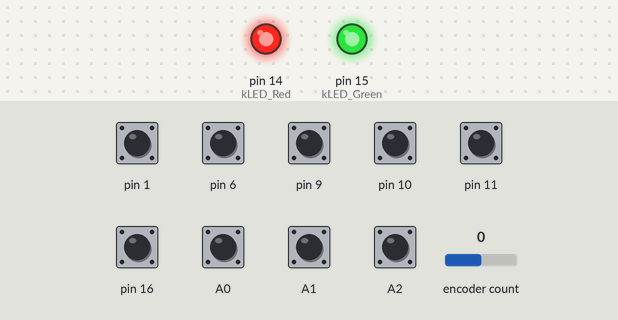
A sketch run on a simulated Arduino Leonardo, built with avr-gcc and run on an emulated ATmega32U4. Parts: output pins drawn as LEDs (lit = HIGH). The inputs (shaded band) are chosen by the test bench; at power-on: A0–2, pin 1, pin 6, pin 9–11, pin 16 HIGH, encoder count 0. USB keyboard and mouse output is not drawn.

Above: at 0.1 s.
At 1.4 s:
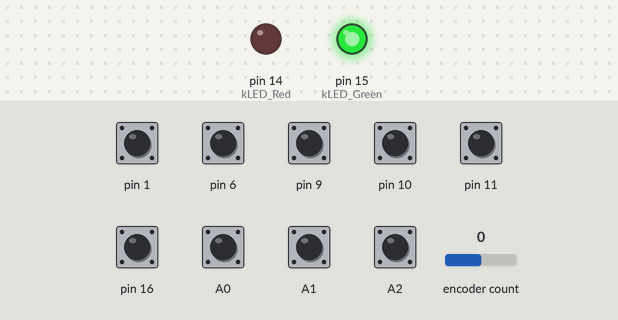
1.5 s: pin 16 pulled LOW for 0.15 s
At 1.57 s:
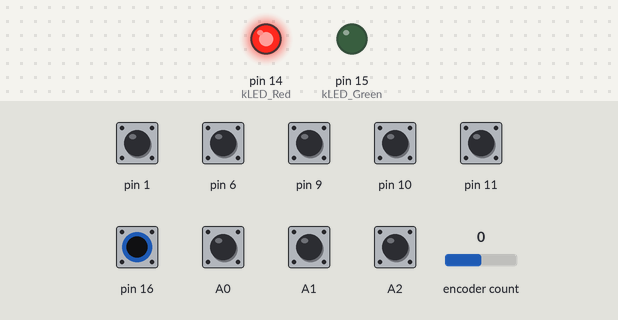
Timing chart, 0 to 4.5 s (numbered marks = the images above; inputs shaded):
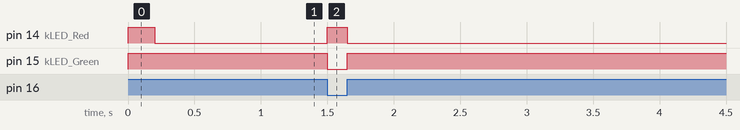

Measured:
- after the input at 1.5 s, pin 14 (kLED_Red): LOW → HIGH at once, → LOW 0.15 s later; pin 15 (kLED_Green): HIGH → LOW at once, → HIGH 0.15 s later

The sketch:

Scrollytroller.ino
```cpp
/*
 * Scrollytroller
 *    Scott Lawrence yorgle@gmail.com
 *
 * Scroll controler, made specifically for working as a controller for the PlayDate Pulp simulator
 *
 * crank handle sends mouse scroll events
 * buttons will send key presses
 */

/*
  v1.02 - 2022-01-24 - Added second keypress with 3s delay (for cmd-b, f)
  v1.01 - 2022-01-23 - Two modes - Joystick, KB+Mouse
  v1.00 - 2022-01-22 - Initial version - KB+Mouse
 */

////////////////////////////////////////////////

#include <Keyboard.h> // for keyboard output
#include <Mouse.h>    // for scroll wheel
#include <Encoder.h>  // this library https://www.pjrc.com/teensy/td_libs_Encoder.html
#include <Joystick.h> // https://github.com/MHeironimus/ArduinoJoystickLibrary


#include "LLButton.h" // my classes for handling button press and keyboard sending

////////////////////////////////////////////////
// pin config

/*
   Controller Layout:

                (GRN) (RED)

        UP         B   A     (CRANK)
    LEFT  RIGHT      C
       DOWN        E   D

  keyboard+mouse mode mapping:
   CRANK - Mouse Scroll wheel
   UP/DOWN/LEFT/RIGHT - keyboard cursor keys
   A - keyboard 's' key
   B - keyboard 'a' key
   C - (not used)
   D - Command-S (save)
   E - Command-B (toggle between Player and Editor)

  joystick mode mapping:
   D-Pad - x, y axes (axis 0, axis 1)
   Crank - z axis (0..360)
   A - Button 0
   B - Button 1
   C - Button 2
   D - Button 3

   GRN - green LED
   RED - red LED

   press the crank button and then A to switch to keyboard mode, or B to joystick mode


   SS Micro / Arduino Leonardo-clone (32u4) pinout

  rBT  D16                          A2   B-B
  GRN  D15                          A1   B-A
  RED  D14                          A0   RT
       RST                          D9   B-D
       5v                           D10  B-E
       GND                          D11  LT
           3V3  D3  D2  D1  D0  D6
                rB  rA  UP  B-C DN

 Note: on my device, D0 seems to be faulty. I could not use it for "Right dpad input" so i swapped it
       with button C, the center button on my controller.
 */

// rotary encoder controller
#define kRotaryA (2)
#define kRotaryB (3)
#define kRotaryButton (16)

// D-Pad
#define kPadUp (1)
#define kPadDown (6)
#define kPadLeft (11)
#define kPadRight (A0)

// Buttons
#define kButtonA  (A1)
#define kButtonB  (A2)
//#define kButtonC  (0) // skipped
#define kButtonD  (9)
#define kButtonE  (10)

#define kControlCount (8) // 4 dpad. 4 buttons

// LEDs
#define kLED_Red (14)
#define kLED_Green (15)

// settings
#undef kInvertEncoder

#define kTicksPerRevolution   (20 * 4)

int outputModeJoystick = 0;
int outputInhibit = 0;


////////////////////////////////////////////////
// objects

/// setup the encoder
#ifdef kInvertEncoder
Encoder myEnc(kRotaryB, kRotaryA);
#else
Encoder myEnc(kRotaryA, kRotaryB);
#endif


/// init button objects
LLButton rotButton( kRotaryButton );
LLButtonKeyboard *controls[ kControlCount ];

LLButtonJoystick * jcontrols[ 4 ];
LLButtonJoyButton * jbcontrols[ 4 ];


// joystick
Joystick_ Joystick(
    JOYSTICK_DEFAULT_REPORT_ID,
    JOYSTICK_TYPE_JOYSTICK, //JOYSTICK_TYPE_MULTI_AXIS,
  4, 0,                  // Button Count, Hat Switch Count
  true, true, true,     // X and Y, and Z Axis
  false, false, false,    //  Rx, Ry, or Rz
  false, false,           // rudder or throttle
  false, false, false);   // accelerator, brake, or steering


////////////////////////////////////////////////
// Arduino core functions

// setup
//  standard setup() call.  get everything going!
void setup() {
  /*
  Serial.begin( 115200 );
  while( !Serial );
  Serial.println( "Ready." );
  */

  Mouse.begin();
  Keyboard.begin();

  setup_Joystick();

  setup_Buttons();
  setup_LEDs();

}

// loop
//  poll all of our inputs, generating appropriate events and stuff
void loop() {
  poll_Encoder();
  if( !outputInhibit ) {
    poll_Buttons();
  }
}

////////////////////////////////////////////////
// Joystick
void setup_Joystick()
{
  Joystick.begin();
  Joystick.setXAxisRange(-1, 1);
  Joystick.setYAxisRange(-1, 1);
  Joystick.setZAxisRange(0, 360);

  Joystick.setButton(0, 0); // A
  Joystick.setButton(1, 0); // B
  Joystick.setButton(2, 0); // D
  Joystick.setButton(3, 0); // E
}

////////////////////////////////////////////////
// Buttons

//  setup_Buttons
//    Initialize all of our "controls" class instatiation thingies
void setup_Buttons()
{
  // these map to the Pulp player controller
  // joystick controls
  jcontrols[0] = new LLButtonJoystick( kPadUp, 0, 1 );
  jcontrols[1] = new LLButtonJoystick( kPadDown, 0, -1 );
  jcontrols[2] = new LLButtonJoystick( kPadLeft, -1, 0 );
  jcontrols[3] = new LLButtonJoystick( kPadRight, 1, 0 );

  jbcontrols[0] = new LLButtonJoyButton( kButtonA, 0 );
  jbcontrols[1] = new LLButtonJoyButton( kButtonB, 1 );
  jbcontrols[2] = new LLButtonJoyButton( kButtonD, 2 );
  jbcontrols[3] = new LLButtonJoyButton( kButtonE, 3 );

  // kyb/mouse controls
  controls[0] = new LLButtonKeyboard( kPadUp, KEY_UP_ARROW );
  controls[1] = new LLButtonKeyboard( kPadDown, KEY_DOWN_ARROW );
  controls[2] = new LLButtonKeyboard( kPadLeft, KEY_LEFT_ARROW );
  controls[3] = new LLButtonKeyboard( kPadRight, KEY_RIGHT_ARROW );
  controls[4] = new LLButtonKeyboard( kButtonA, 's' );
  controls[5] = new LLButtonKeyboard( kButtonB, 'a' );

  controls[6] = new LLButtonKeyboard( kButtonD, 's', KEY_LEFT_GUI ); // save
  controls[7] = new LLButtonKeyboard( kButtonE, 'b', KEY_LEFT_GUI, 'f' ); // toggle between player and editor
}

//  poll_Buttons
//    poll each button to generate appropriate events.
//
void poll_Buttons()
{
  if( outputModeJoystick ) {
    for( int j = 0 ; j < 4 ; j++ ) {
      jcontrols[ j ]->Poll();
      jbcontrols[ j ]->Poll();
    }
  } else {
    for( int i = 0 ; i < kControlCount ; i++ ) {
      controls[i]->Poll();
    }
  }
}


////////////////////////////////////////////////
// LEDs

//  setup_LEDs
//    Setup pins for the LEDs and get them in a known state
void setup_LEDs()
{
  pinMode( kLED_Red, OUTPUT );
  pinMode( kLED_Green, OUTPUT );

  // flash them on, at poweron just to indicate they both work
  digitalWrite( kLED_Red, HIGH);
  digitalWrite( kLED_Green, HIGH );
  delay( 200 );
  digitalWrite( kLED_Red, LOW );
  digitalWrite( kLED_Green, LOW );
  // and start with them in a known off state

  // now indicate "ready"
  LED_Ready();
}


// LED_Ready
//  Indicate the "ready" state
void LED_Ready()
{
  // ready: red off, green on
  digitalWrite( kLED_Red, LOW );
  digitalWrite( kLED_Green, HIGH );
}


// LED_Ready
//  Indicate an "error" or "busy" state
void LED_Error()
{
  // error: red on, green off
  digitalWrite( kLED_Red, HIGH );
  digitalWrite( kLED_Green, LOW );
}


////////////////////////////////////////////////
// Rotary Encoder

// poll_Encoder
//  read the encoder and send mouse scroll events
void poll_Encoder()
{
  // states from call-to-call
  static long oldPosition = -999;
  long newPosition = 0;

  // for now, press the encoder button to "hold" rotational reporting,
  // so that we can line up the arm with the simulator's arm.
  int bEvent = rotButton.Poll();
  switch( bEvent ) {
    case kEventPressed:
      LED_Error(); // indicate that something is different.
      outputInhibit = 1;

      // setup the LEDs for showing mode
      // red indicates we're inhibiting output
      digitalWrite( kLED_Red, HIGH );
      // green indicates keyboard or joystick
      digitalWrite( kLED_Green, outputModeJoystick );
      break;

    case kEventPressing:
      // eat rotation deltas
      myEnc.write( 0 );
      oldPosition = 0;
      outputInhibit = 1;
      // check for Button A/B press during this time

      if( controls[4]->Poll() == kEventPressed ) { // B button
        outputModeJoystick = 0;
      }
      if( controls[5]->Poll() == kEventPressed ) { // A button
        outputModeJoystick = 1;
      }
      digitalWrite( kLED_Green, outputModeJoystick );

      break;

    case kEventReleased:
      outputInhibit = 0;
      LED_Ready(); // back to normal!
      break;

    default: // or idle
      // user isn't pressing, send them events through!
      outputInhibit = 0;

      // checks for the encoder itself
      newPosition = myEnc.read();

      if( outputModeJoystick ) {
        if( newPosition < 0 ) {
          newPosition += kTicksPerRevolution;

          myEnc.write( newPosition );
        }

        Joystick.setZAxis( ( newPosition % kTicksPerRevolution ) * 360.0 / kTicksPerRevolution );

      } else {

        // since each "click" of the encoder goes through all four complete phases on our
        // encoder... 00 -> 01 -> 11 -> 10 -> 00  (or the other way around), we want to only
        // respond for each "click" so divide the pulses by 4.

        if (newPosition/4 != oldPosition/4) {
          oldPosition = newPosition;
          Mouse.move( 0, 0, newPosition/4 );
          myEnc.write( 0 ); // reset it so we're doing a delta
        }
      }
      break;
  }
}
```

LLButton.h
```cpp
#ifndef __LLBUTTON_H__
#define __LLBUTTON_H__


// Button events
// the Poll() routine will return one of these to indicate the current
// state of the button
#define kEventIdle      (0x00)  // button is unpressed (will repeat until pressed)
#define kEventPressed   (0x11)  // button was JUST pressed (only one of these per press cycle)
#define kEventPressing  (0x10)  // user is pressing the button now (will repeat until released)
#define kEventReleased  (0x21)  // button was JUST released (onlu one of these per press cycle)


////////////////////////////////////////////////
// LLButton
//
//  a class to encapsulate the actions of a button attached to an arduino pin
//  buttons in this implementation are configured as INPUT_PULLUP, and thus
//  require no external pullups or pulldowns.  Buttons should short the data pin
//  to ground when a "press" occurs

class LLButton {
protected:
  int prev; // previous pin state
  int curr; // current pin state
  int pin;  // specified gpio pin
  int event; // most recent generated button event (see above)

public:
  LLButton( int pin );  // constructor - pass in the gpio pin specifier ie 8, 9, A3, etc
  int Poll();           // called to check the states of the buttons
  int LastEvent();      // just return the last event that Poll() returned
};


////////////////////////////////////////////////
// LLButtonKeyboard
//
//  This is a subclass of the above. It adds in keyboard functionality
//  that is, when the gpio pin is "pressed" it will send a keyboard key-down event,
//  with the specified key.  (and wrapped in the modifier if appropriate)

class LLButtonKeyboard : public LLButton {
  private:
    int key;      // keyboard key to send (ascii 0x00..0x7f)
    int key2;      // keyboard key to send (ascii 0x00..0x7f)
    int modifier; // modifier to press with it (ie "command", "alt" etc)
  public:
    LLButtonKeyboard( int pin, int key );               // constructor with the key passed in (no modifier)
    LLButtonKeyboard( int pin, int key, int modifier ); // constructor with the key and modifier passed in
    LLButtonKeyboard( int pin, int key, int modifier, int key2 ); // constructor with the key and modifier passed in, then send a second key
    int Poll(); // poll the button pin and generate key presses where appropriate
};


////////////////////////////////////////////////
// LLButtonJoystick
//
//  Subclass of the above, generates X/Y axis joystick controller events

class LLButtonJoystick : public LLButton {
  private:
    int xMultiplier;
    int yMultiplier;
  public:
    LLButtonJoystick( int pin, int xMul, int yMul );
    int Poll();
};


////////////////////////////////////////////////
// LLButtonJoyButton
//
//  Subclass of the above, generates joystick controller button events

class LLButtonJoyButton : public LLButton {
  private:
    int joybutton;
  public:
    LLButtonJoyButton( int pin, int joybutton );
    int Poll();
};

#endif
```

LLButton.ino
```cpp
/*  LLButton
 *   2022-01-22 - Scott Lawrence - yorgle@gmail.com
 *
 *   Classes to encapsulate gpio -> button events and gpio -> keypesses
 */


#include "LLButton.h"

////////////////////////////////////////////////
// LLButton
//
//  a class to encapsulate the actions of a button attached to an arduino pin
//  buttons in this implementation are configured as INPUT_PULLUP, and thus
//  require no external pullups or pulldowns.  Buttons should short the data pin
//  to ground when a "press" occurs

// constructor
//   pass in the gpio pin specifier ie 8, 9, A3, etc
LLButton::LLButton( int ppin )
  : prev( HIGH )
  , curr( HIGH )
  , pin( ppin )
  , event( kEventIdle )
{
  // initialize the GPIO
  pinMode( this->pin, INPUT_PULLUP );
}


// LastEvent
//  just return the last event that Poll() returned
int LLButton::LastEvent()
{
  return this->event;
}


// Poll
//  called to check the states of the buttons, set the event state
int LLButton::Poll()
{
  int raw = digitalRead( this->pin );
  if( raw != prev ) {
    // state changed!
    if( prev == HIGH ) {
      this->event = kEventPressed;
    } else {
      this->event = kEventReleased;
    }
    prev = raw;
  } else {
    // no change
    if( raw == HIGH ) {
      this->event = kEventIdle;
    } else {
      this->event = kEventPressing;
    }
  }
  return this->event;
}


////////////////////////////////////////////////
// LLButtonKeyboard
//
//  This is a subclass of the above. It adds in keyboard functionality
//  that is, when the gpio pin is "pressed" it will send a keyboard key-down event,
//  with the specified key.  (and wrapped in the modifier if appropriate)

// constructor with the key passed in (no modifier)
LLButtonKeyboard::LLButtonKeyboard( int pin, int pkey )
  : LLButton( pin )
  , key( pkey )
  , key2( 0 )
  , modifier( -1 ) // indicate "no modifier"
{
}

// constructor with the key and modifier passed in
LLButtonKeyboard::LLButtonKeyboard( int pin, int pkey, int pmodifier )
  : LLButton( pin )
  , key( pkey )
  , key2( 0 )
  , modifier( pmodifier )
{
}

// constructor with the key and modifier passed in
LLButtonKeyboard::LLButtonKeyboard( int pin, int pkey, int pmodifier, int pkey2 )
  : LLButton( pin )
  , key( pkey )
  , key2( pkey2 )
  , modifier( pmodifier )
{
}

// Poll
//  // poll the button pin and generate key presses where appropriate
int LLButtonKeyboard::Poll()
{
  int evt = LLButton::Poll();

  if( evt == kEventPressed ) {
    if( this->modifier > 0) Keyboard.press( this->modifier );
    Keyboard.press( this->key );
  }
  if( evt == kEventReleased ) {
    if( this->modifier > 0 ) Keyboard.release( this->modifier );
    Keyboard.release( this->key );

    if( this->key2 != 0 ) {
      delay( 3000 );
      Keyboard.press( this->key2 );
      delay( 250 );
      Keyboard.release( this->key2 );
    }
  }

  return evt;
}


////////////////////////////////////////////////
// LLButtonJoystick
//
//  Subclass of the above, generates X/Y axis joystick controller events

// constructor with the key passed in (no modifier)
LLButtonJoystick::LLButtonJoystick( int pin, int xMul, int yMul  )
  : LLButton( pin )
  , xMultiplier( xMul )
  , yMultiplier( yMul )
{
}

int LLButtonJoystick::Poll()
{
  int evt = LLButton::Poll();

  if( evt == kEventPressed ) {
    // set the value on the appropriate axis
    if( this->xMultiplier != 0 ) {
      Joystick.setXAxis( this->xMultiplier );
    } else {
      Joystick.setYAxis( this->yMultiplier );
    }

  }
  if( evt == kEventReleased ) {
    // center the appropriate axis
    if( this->xMultiplier != 0 ) {
      Joystick.setXAxis( 0 );
    } else {
      Joystick.setYAxis( 0 );
    }

  }

  return evt;
}


////////////////////////////////////////////////
// LLButtonJoyButton
//
//  Subclass of the above, generates joystick controller button events


LLButtonJoyButton::LLButtonJoyButton( int pin, int _joybutton )
: LLButton( pin )
  , joybutton( _joybutton )
{
}

int LLButtonJoyButton::Poll()
{
  int evt = LLButton::Poll();

  if( evt == kEventPressed ) {
    // set the value on the appropriate axis
    Joystick.setButton( this->joybutton, 1 );
  }
  if( evt == kEventReleased ) {
    Joystick.setButton( this->joybutton, 0 );
  }

  return evt;
}
```
